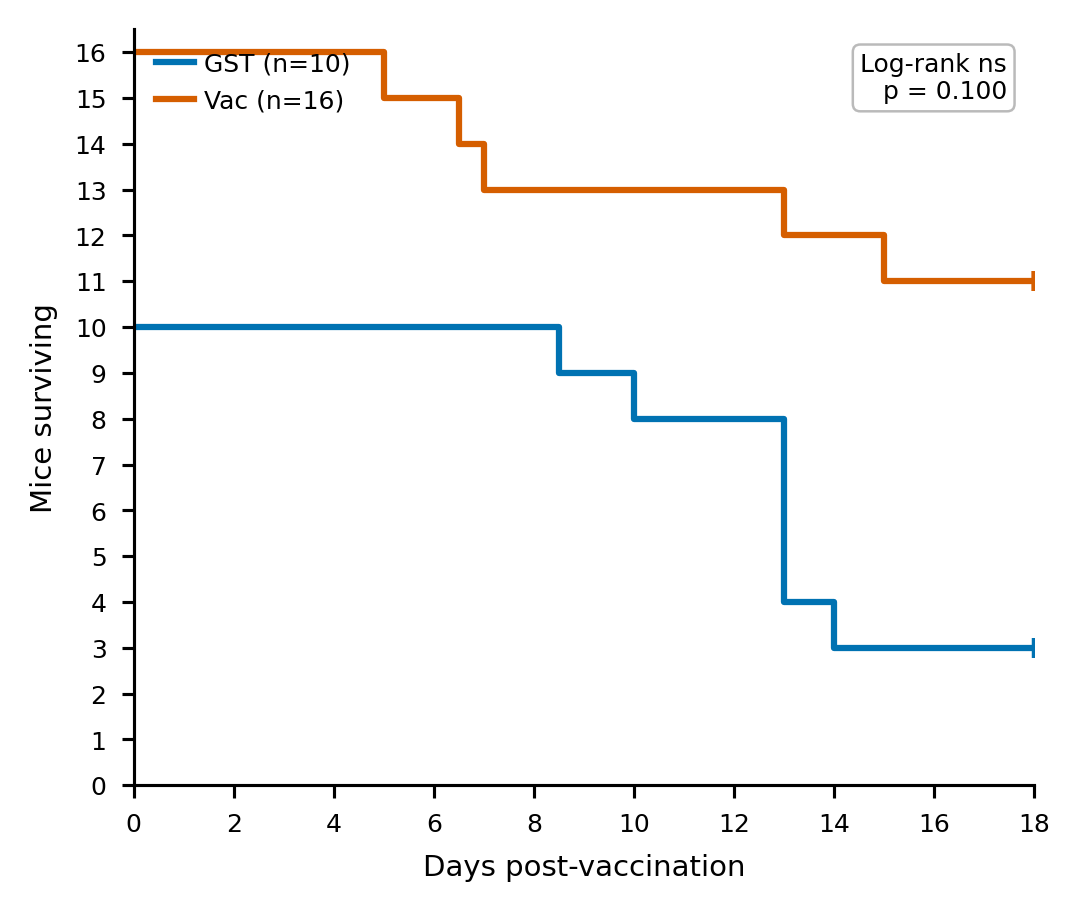

Here is the Python script that generated this plot:
"""
Kaplan-Meier survival plot — Joseph Mice
Groups: GST vs. Vac
Event: 1 = death, 0 = censored (survived to end)
"""

import pandas as pd
import numpy as np
import matplotlib
matplotlib.use("Agg")
import matplotlib.pyplot as plt
import matplotlib.font_manager as fm
from lifelines import KaplanMeierFitter
from lifelines.statistics import logrank_test

# ── CONFIG ─────────────────────────────────────────────────────────────────
CONFIG = {
    "data_path":    "/mnt/user-data/uploads/Joseph_Mice.csv",
    "time_col":     "Time",
    "event_col":    "Event",
    "group_col":    "Treatment",
    "groups":       ["GST", "Vac"],
    "colors":       ["#0072B2", "#D55E00"],   # Wong colorblind-safe
    "markers":      ["o", "s"],               # censored tick shapes
    "x_min":        0,
    "x_max":        18,
    "fig_w_mm":     89,                       # Nature single-column
    "fig_h_mm":     75,
    "dpi":          300,
    "out_png":      "/mnt/user-data/outputs/figure_v1.png",
    "out_svg":      "/mnt/user-data/outputs/figure_v1.svg",
}

# ── FONT ───────────────────────────────────────────────────────────────────
available = {f.name for f in fm.fontManager.ttflist}
FONT = next((f for f in ["Arial", "Helvetica", "DejaVu Sans", "Liberation Sans"]
             if f in available), "sans-serif")
plt.rcParams.update({
    "font.family":      FONT,
    "font.size":        7,
    "axes.linewidth":   0.75,
    "xtick.major.width": 0.75,
    "ytick.major.width": 0.75,
    "xtick.major.size": 3,
    "ytick.major.size": 3,
    "xtick.direction":  "out",
    "ytick.direction":  "out",
    "pdf.fonttype":     42,
    "svg.fonttype":     "none",
})

# ── LOAD DATA ──────────────────────────────────────────────────────────────
df = pd.read_csv(CONFIG["data_path"])
print(f"Shape: {df.shape}")
print(df.head())
print(df.groupby("Treatment").size())

# ── KAPLAN-MEIER FIT ───────────────────────────────────────────────────────
kmf = {}
n_start = {}
for grp in CONFIG["groups"]:
    sub = df[df[CONFIG["group_col"]] == grp]
    kf = KaplanMeierFitter()
    kf.fit(sub[CONFIG["time_col"]], event_observed=(sub[CONFIG["event_col"]] == 1),
           label=grp)
    kmf[grp] = kf
    n_start[grp] = len(sub)

# Log-rank test
g1 = df[df[CONFIG["group_col"]] == CONFIG["groups"][0]]
g2 = df[df[CONFIG["group_col"]] == CONFIG["groups"][1]]
lr = logrank_test(
    g1[CONFIG["time_col"]], g2[CONFIG["time_col"]],
    event_observed_A=(g1[CONFIG["event_col"]] == 1),
    event_observed_B=(g2[CONFIG["event_col"]] == 1),
)
p_val = lr.p_value
print(f"\nLog-rank p = {p_val:.4f}")

# ── PLOT ───────────────────────────────────────────────────────────────────
fig_w = CONFIG["fig_w_mm"] / 25.4
fig_h = CONFIG["fig_h_mm"] / 25.4
fig, ax = plt.subplots(figsize=(fig_w, fig_h))

for grp, color in zip(CONFIG["groups"], CONFIG["colors"]):
    kf = kmf[grp]
    n  = n_start[grp]
    t  = kf.timeline
    sf = kf.survival_function_[grp].values  # proportion (0–1)

    # Scale to number of mice remaining
    n_alive = sf * n

    # Step plot
    ax.step(t, n_alive, where="post", color=color, linewidth=1.5,
            label=f"{grp} (n={n})")

    # Censored tick marks — where event == 0
    sub = df[df[CONFIG["group_col"]] == grp]
    censored_times = sub.loc[sub[CONFIG["event_col"]] == 0, CONFIG["time_col"]].values
    for ct in censored_times:
        # Evaluate survival at censored time
        idx = np.searchsorted(t, ct, side="right") - 1
        idx = max(idx, 0)
        y_c = sf[idx] * n
        ax.plot(ct, y_c, "+", color=color, markersize=5, markeredgewidth=1.0)

# p-value annotation
def p_to_label(p):
    if p < 0.0001: return "****"
    if p < 0.001:  return "***"
    if p < 0.01:   return "**"
    if p < 0.05:   return "*"
    return "ns"

stars = p_to_label(p_val)
p_text = f"Log-rank {stars}\np = {p_val:.3f}"
ax.text(0.97, 0.97, p_text, transform=ax.transAxes,
        ha="right", va="top", fontsize=6,
        bbox=dict(boxstyle="round,pad=0.3", facecolor="white",
                  edgecolor="0.7", linewidth=0.6, alpha=0.9))

# ── AXES FORMATTING ────────────────────────────────────────────────────────
ax.set_xlim(CONFIG["x_min"], CONFIG["x_max"])

# y-axis: maximum is the larger of the two starting n
y_max = max(n_start.values())
ax.set_ylim(0, y_max + 0.5)
ax.set_yticks(range(0, y_max + 1))

ax.set_xlabel("Days post-vaccination", fontsize=7, labelpad=4)
ax.set_ylabel("Mice surviving", fontsize=7, labelpad=4)

ax.spines["top"].set_visible(False)
ax.spines["right"].set_visible(False)

ax.legend(frameon=False, fontsize=6, loc="upper left",
          handlelength=1.5, handletextpad=0.4)

ax.tick_params(labelsize=6)

plt.tight_layout(pad=0.5)

# ── SAVE ──────────────────────────────────────────────────────────────────
fig.savefig(CONFIG["out_png"], dpi=CONFIG["dpi"], bbox_inches="tight")
fig.savefig(CONFIG["out_svg"], bbox_inches="tight")
print("Saved PNG and SVG.")
